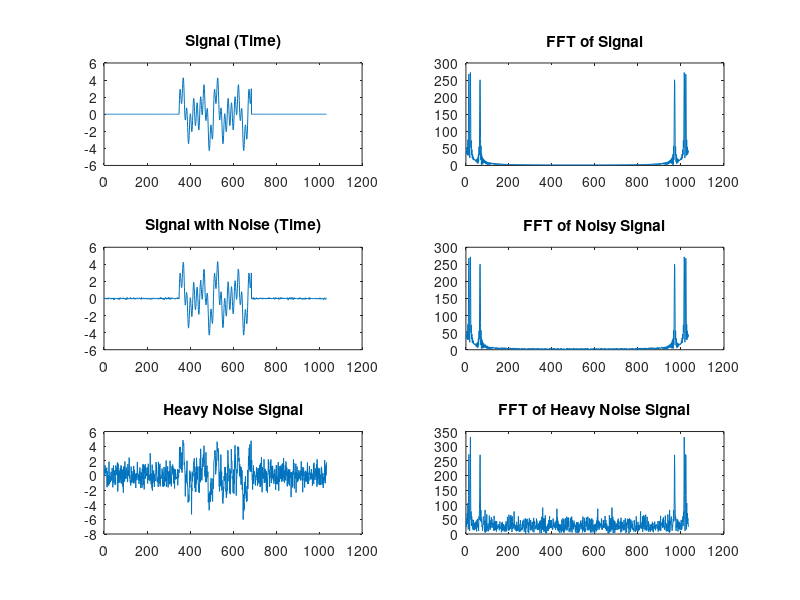

Source code (MATLAB):
function encoderdsp
%DSP Project Encoder
%Tanvir Mudhar
%November 6 2014
%This program will ask the user for an input,.... (will do the rest of the
%desc later, too tired.


%Asks for the sequence from the use the converts to string for use by
%forloop
prompt ='what is your sequence? ';
sequence =input(prompt,'s')
num = sequence;
%frequencies
List = [100 200 300; 100 200 400; 100 200 500; 100 150 300; 100 150 400; 
         100 150 500; 75 200 300; 75 200 400; 75 200 500; 75 150 300];
 %Initial Values
 Sampling = 8000; % sampling for sound must be atleast 8000
 duration = 40e-3+(55e-3-40e-3).*rand(1); % duration specified by prof
 interval = 40e-3+(60e-3-40e-3).*rand(1); % interval specified by prof
 
 Ns = floor(duration*Sampling);  % signal
 
 N0 = floor(interval*Sampling);  % silence period
 
 LengthN = length(num); % number of digits
  
 Signal = zeros(N0,1);   % Fill Array with Zeros
% generate signal for number number
     for i = 1: LengthN
         k = 1:Ns;
         number = str2double(num(i)); % convert string to doubles
         %Looks at the valyes in the List above to see which freqs need to
         %be added for the tone.
         Freq1 = List(number+1,1); 
         Freq2 = List(number+1,2);
         Freq3 = List(number+1,3);
         ToneSignal =(1+ rand(1))*(sin(2.*pi.*Freq1.*k./Sampling)...
             + sin(2.*pi.*Freq2.*k./Sampling)...
             + sin(2.*pi.*Freq3.*k./Sampling));  % maximal amplitude is 2
         %Creates a matrix to store all signals computed above into a
         %matrix, ":" operant makes the rows of the maxtrix columbs. and
         %then adds a zeros matrix to fill the "intervals".
         Signal = [Signal; ToneSignal(:); zeros(N0,1)];
     end
%create hamonic noise:
Light_Noise = Signal + 0.05 * normrnd(0,1,length(Signal),1);
%create White Noise to Signal:
Heavy_Noise = awgn(Signal,.0005);

% Plot all signals Generated:
        figure
        
        subplot(3,2,1) % first subplot
        plot(Signal)
        title('Signal (Time)')

        subplot(3,2,2) % second subplot
        plot(abs(fft(Signal)))
        title('FFT of Signal')

        subplot(3,2,3) % third subplot
        plot(Light_Noise)
        title('Signal with Noise (Time)')

        subplot(3,2,4) % fourth subplot
        plot(abs(fft(Light_Noise)))
        title('FFT of Noisy Signal')
        
        subplot(3,2,5) % Fifth subplot
        plot(Heavy_Noise);
        title('Heavy Noise Signal')

        subplot(3,2,6) % Sixth subplot
        plot(abs(fft(Heavy_Noise)));
        title('FFT of Heavy Noise Signal')
        
%Generate Sound for all signals 1) Normal, 2) Noisy 3) heavily Noisy
  prompt='press any key to hear original tone'
        pause;
        sound(Signal, Sampling)
  prompt='press any key to hear noisy tone'
        pause;
        sound(Light_Noise, Sampling)
  prompt='press any key to hear heavily noisy tone'
        pause;
        sound(Heavy_Noise, Sampling)
  prompt='end of encoder sequence'

 
 
